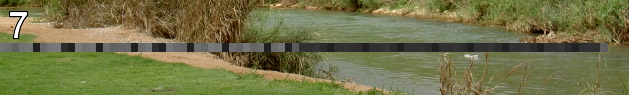
#> input picture c7/oxygen.png, 629 x 95 px
$ jupyter execute --allow-errors python-challenge.ipynb   (shell and % lines are left out)
#> lines starting #> are read from the running program, lines starting #| are printed output that depends on the picture
# Python challenges
All the challenges from python challenge solved. Web -> http://www.pythonchallenge.com

### Challenge 0 - warming up
Link: http://www.pythonchallenge.com/pc/def/0.html

Hint: try to change the URL address.

[cell 1]
2**38

Then you go to http://www.pythonchallenge.com/pc/def/274877906944.html and it redirects you to the next challenge url.

### Challenge 1 - What about making trans?
Link: http://www.pythonchallenge.com/pc/def/map.html

everybody thinks twice before solving this.

g fmnc wms bgblr rpylqjyrc gr zw fylb. rfyrq ufyr amknsrcpq ypc dmp. bmgle gr gl zw fylb gq glcddgagclr ylb rfyr'q ufw rfgq rcvr gq qm jmle. sqgle qrpgle.kyicrpylq() gq pcamkkclbcb. lmu ynnjw ml rfc spj.

The first step is to get the data to a variable.

[cell 2]
input_string = "g fmnc wms bgblr rpylqjyrc gr zw fylb. rfyrq ufyr amknsrcpq ypc dmp. bmgle gr gl zw fylb gq glcddgagclr ylb rfyr'q ufw rfgq rcvr gq qm jmle. sqgle qrpgle.kyicrpylq() gq pcamkkclbcb. lmu ynnjw ml rfc spj."

We realize that there's a 2 character difference between the character pairs so we try to move 2 positions every char

[cell 3]
# We check if every character is a letter
# from a-z and if it is we shift it 2 positions in
# the abc and store it in a new string.
sol=""
for ch in input_string:
    n = ord(ch)
    # 96 is the ascii code for a and 123 for z
    if (n>96) and (n<123):
        # since it is circular (z->b) we need to take it into account
        sol += chr((n - 96 + 2)%26 + 96)
    else:
        sol += chr(n)
print(sol)

So we try the same on the url...

[cell 4]
# Since here there are only letters we don't need to check
# it. And also there's no edge cases (y,z)
sol = ""
for ch in "map":
    n = ord(ch)
    sol += chr(ord(ch) + 2)
print(sol)

### Challenge 2 - ocr
Link: http://www.pythonchallenge.com/pc/def/ocr.html

recognize the characters. maybe they are in the book,
but MAYBE they are in the page source.

Inspecting the source code we see that there is a huge string of strange symbols and some letters. First step is to get that in a var.

[cell 5]
from urllib.request import urlopen
import re

#> (the rest of this cell did not finish here and is left out)

Then we keep only the letters and see what we get

[cell 6]
sol=""
for ch in input_string:
    n = ord(ch)
    if (n>96) and (n<123):
        sol += ch
print(sol)

### Challenge 3 - re

One small letter, surrounded by EXACTLY three big bodyguards on each of its sides.

Looking at see source code we see something similar to the previous challenge, a huge string in the comments. First step get that in a var.

[cell 7]
from urllib.request import urlopen
import re

#> (the rest of this cell did not finish here and is left out)

The next is to look for exactly what the hint says, look for a lower case letter surrounded by 3 upper case words.

[cell 8]
import re
matches = re.findall(r'[a-z][A-Z]{3}[a-z][A-Z]{3}[a-z]', input_string)
print(matches)

Aparently this is nonsense, but looking closely you realize that there's the result in there...

[cell 9]
[res[4] for res in matches]

### Challenge 4 - follow the chain
Link: http://www.pythonchallenge.com/pc/def/linkedlist.php

When we click the image it takes us to http://www.pythonchallenge.com/pc/def/linkedlist.php?nothing=12345 and we see `and the next nothing is 44827.` Then if you replace 12345 for the 44827 you get a new page with a different number. So here clearly we have to keep going until we find no number...

[cell 10]
from urllib.request import urlopen
import re

base_url = "http://www.pythonchallenge.com/pc/def/linkedlist.php?nothing="
next_num = 12345
#> (the rest of this cell did not finish here and is left out)

So we do as it says

[cell 11]
next_num = 16044//2

And keep going...

#> (a cell that did not finish here is left out)

So next go to none and see...

[cell 13]
next_num = "none"
#> (the rest of this cell did not finish here and is left out)

### Challenge 5 - peak hell
Link: http://www.pythonchallenge.com/pc/def/peak.html

pronounce it

Here there are two tricks, the first is to realize that peak hell sounds like pickle and that's a python library used for object serialization.

The second is to check the source code and see that there's the line `<peakhell src="banner.p"/>` which suggests going to banner.p and see what we get. In fact we get a file that we can open with the pickle library.

[cell 14]
from urllib.request import urlopen
import pickle

#> (the rest of this cell did not finish here and is left out)

The result is a 95x23 matrix expressed in a run length enconding, we can try to print it and see what we get...

[cell 15]
st = ""
#> (the rest of this cell did not finish here and is left out)

### Challenge 6 - now there are pairs
Link: http://www.pythonchallenge.com/pc/def/channel.html

The first idea is to change the url ending for .zip, so it downloads a zip.

[cell 16]
import urllib.request
urllib.request.urlretrieve("http://www.pythonchallenge.com/pc/def/channel.zip", "c6/channel.zip")
#> (this line was passed over: the network is not available in this run)

There's a readme file:

[cell 17]
from zipfile import ZipFile
# Load file and read readme
#> (the rest of this cell did not finish here and is left out)

This is like the previous challenge where you have to keep going until you find the final url. So we do as before...

[cell 18]
import re
# Recursive opening of files
#> (the rest of this cell did not finish here and is left out)

Reading about the zip standard you see that there is a header field for comments in every file compressed in a zip, so maybe reading them and printing in the order that the tell the files will get us the message...

[cell 19]
import re
# Recursive opening of files
#> (the rest of this cell did not finish here and is left out)

We are not done yet, when visiting hockey.html appears the next:

[cell 20]
from urllib.request import urlopen
print(urlopen("http://www.pythonchallenge.com/pc/def/"+"hockey.html").read().decode())
#> (this line was passed over: the network is not available in this run)

So guessing a little, we get to oxygen.html

### Challenge 7 - smarty
Link: http://www.pythonchallenge.com/pc/def/oxygen.html

In this challenge the first that comes to mind is to read the grayscale values from the middle line and decode it as ascii and see what we get.

Doing a bit of analysis with any image processing software we see that the squares are 7 pixels wide and that the line ends at the 610 pixel, se we select that range to analyze it.

[cell 21]
from PIL import Image
import numpy as np

im = Image.open('c7/oxygen.png').convert('L')
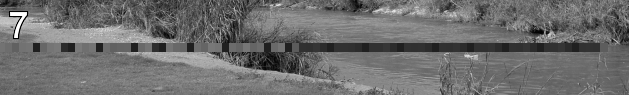
#> im: PIL image 629x95 L; min 0, max 255, mean 110
mat = np.array(im)

selected = mat[48][2:610:7]
#> selected = 87 values, max 121 at index 8, min 32 at index 5, mean 67.87

for i in range(len(selected)):
    print(chr(selected[i]), end="")
#> this loop made 87 passes
#| s
#| m
#| a
#| r
#| t
#| g
#| u
#> (further printed lines are left out)

So we decode the same way as before...

[cell 22]
result = [105, 110, 116, 101, 103, 114, 105, 116, 121]

for ch in result:
    print(chr(ch), end="")

### Challenge 8 - working hard?
Link: http://www.pythonchallenge.com/pc/def/integrity.html

Where is the missing link?

When clicking the bee in the photo a prompt appears asking for user and password. And reading the source we see a user and password in a weird format...

[cell 23]
un = b'BZh91AY&SYA\xaf\x82\r\x00\x00\x01\x01\x80\x02\xc0\x02\x00 \x00!\x9ah3M\x07<]\xc9\x14\xe1BA\x06\xbe\x084'
pw = b'BZh91AY&SY\x94$|\x0e\x00\x00\x00\x81\x00\x03$ \x00!\x9ah3M\x13<]\xc9\x14\xe1BBP\x91\xf08'

Reading around you learn that if a file starts with BZ it is compressed with bzip2. And Python has a module for it in the stl, so let's try

[cell 24]
import bz2
print(bz2.decompress(un))
print(bz2.decompress(pw))

When entering the user and password to the prompt it takes you to the next challenge.

### Challenge 9 - connect the dots
Link: http://www.pythonchallenge.com/pc/def/integrity.html

In this challenge the author is messing with you... The first thought is to connect the dots in the image and see what you get, then you get nothing. Next you check the source code and see two arrays and try to match in anyway to the image, this is also incorrect and you get nothing.

Instead of all of that, the correct way to work through this is to just plot the arrays in the source, picking two elements of the array as every point.

[cell 25]
first = [146,399,163,403,170,393,169,391,166,386,170,381,170,371,170,355,169,346,167,335,170,329,170,320,170,
310,171,301,173,290,178,289,182,287,188,286,190,286,192,291,194,296,195,305,194,307,191,312,190,316,
190,321,192,331,193,338,196,341,197,346,199,352,198,360,197,366,197,373,196,380,197,383,196,387,192,
389,191,392,190,396,189,400,194,401,201,402,208,403,213,402,216,401,219,397,219,393,216,390,215,385,
215,379,213,373,213,365,212,360,210,353,210,347,212,338,213,329,214,319,215,311,215,306,216,296,218,
290,221,283,225,282,233,284,238,287,243,290,250,291,255,294,261,293,265,291,271,291,273,289,278,287,
279,285,281,280,284,278,284,276,287,277,289,283,291,286,294,291,296,295,299,300,301,304,304,320,305,
327,306,332,307,341,306,349,303,354,301,364,301,371,297,375,292,384,291,386,302,393,324,391,333,387,
328,375,329,367,329,353,330,341,331,328,336,319,338,310,341,304,341,285,341,278,343,269,344,262,346,
259,346,251,349,259,349,264,349,273,349,280,349,288,349,295,349,298,354,293,356,286,354,279,352,268,
352,257,351,249,350,234,351,211,352,197,354,185,353,171,351,154,348,147,342,137,339,132,330,122,327,
120,314,116,304,117,293,118,284,118,281,122,275,128,265,129,257,131,244,133,239,134,228,136,221,137,
214,138,209,135,201,132,192,130,184,131,175,129,170,131,159,134,157,134,160,130,170,125,176,114,176,
102,173,103,172,108,171,111,163,115,156,116,149,117,142,116,136,115,129,115,124,115,120,115,115,117,
113,120,109,122,102,122,100,121,95,121,89,115,87,110,82,109,84,118,89,123,93,129,100,130,108,132,110,
133,110,136,107,138,105,140,95,138,86,141,79,149,77,155,81,162,90,165,97,167,99,171,109,171,107,161,
111,156,113,170,115,185,118,208,117,223,121,239,128,251,133,259,136,266,139,276,143,290,148,310,151,
332,155,348,156,353,153,366,149,379,147,394,146,399]

second = [156,141,165,135,169,131,176,130,187,134,191,140,191,146,186,150,179,155,175,157,168,157,163,157,159,
157,158,164,159,175,159,181,157,191,154,197,153,205,153,210,152,212,147,215,146,218,143,220,132,220,
125,217,119,209,116,196,115,185,114,172,114,167,112,161,109,165,107,170,99,171,97,167,89,164,81,162,
77,155,81,148,87,140,96,138,105,141,110,136,111,126,113,129,118,117,128,114,137,115,146,114,155,115,
158,121,157,128,156,134,157,136,156,136]

[cell 26]
import matplotlib.pyplot as plt
plt.axis([0, 450, 0, 450])
plt.gca().invert_yaxis()
plt.scatter(first[0::2],first[1::2], s=3)
plt.scatter(second[0::2],second[1::2], s=3)
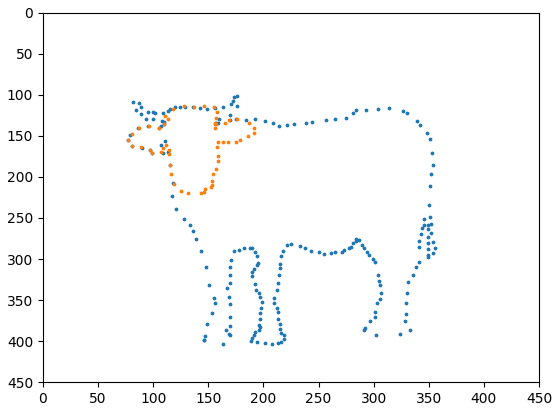
#> figure drawn by matplotlib, 1 panel

Well this looks like a bull to me.

### Challenge 10 - what are you looking at?
Link: http://www.pythonchallenge.com/pc/return/bull.html

len(a[30])=?

When clicking on the cow we get the following text:

``a = [1, 11, 21, 1211, 111221, ``

Thinking about this you see that this looks kinda like a run-length encoding, so we built one for the sake of the challenge...

[cell 27]
seq="1"
for i in range(30):
    st = ""
    while len(seq)>0:
        m = re.search( r'^([0-9])\1*', seq).group()
        seq = seq[len(m):]
        st += f"{len(m)}{m[0]}"
    seq=st
len(st)

### Challenge 11 - odd even
Link: http://www.pythonchallenge.com/pc/return/5808.html

[cell 28]
from PIL import Image
import numpy as np
im = Image.open('c11/cave.jpg').convert('L')
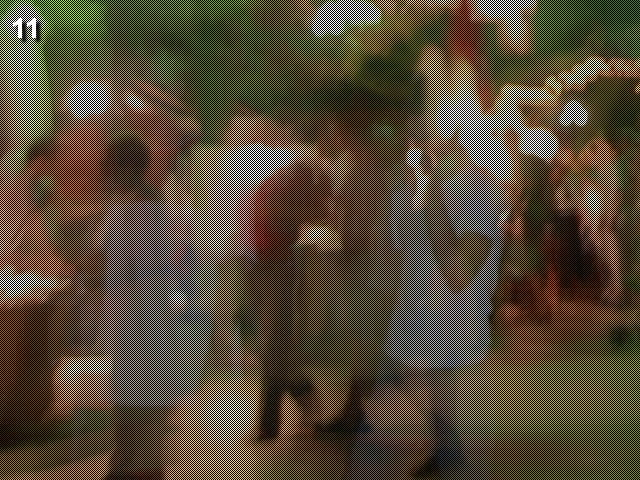
#> input picture c11/cave.jpg, 640 x 480 px
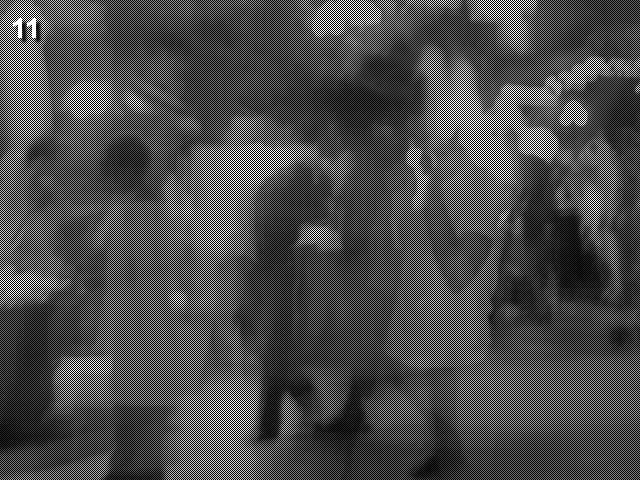
#> im: PIL image 640x480 L; min 0, max 255, mean 75.4
mat = np.array(im)

[cell 29]
Image.fromarray(mat[::2,::2], 'L')
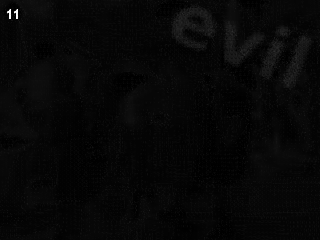
#> Out: PIL image 320x240 L; min 0, max 255, mean 7
